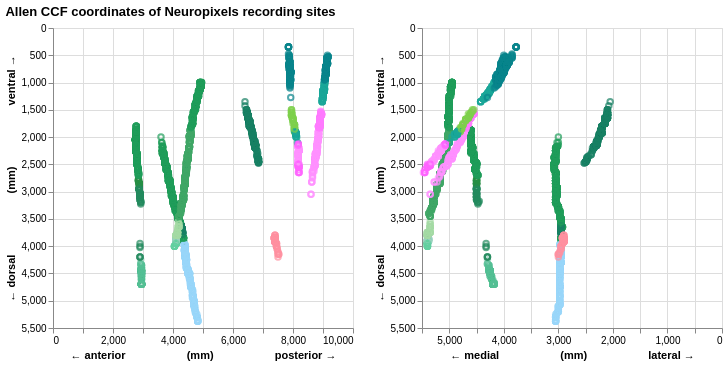

This figure's notebook cell:
### Code cell
import altair as alt

tooltip_cols = ["structure", "unit_id", "is_qc_pass", "electrode_group_name"]
ccf_colors = (
    pl.read_csv("https://raw.githubusercontent.com/cortex-lab/allenCCF/refs/heads/master/structure_tree_safe_2017.csv")
    .select("acronym", "color_hex_triplet")
    .unique("acronym")
)

color_map = (
    unit_ccf
    .select("structure")
    .unique()
    .join(ccf_colors, left_on="structure", right_on="acronym", how="left")
    .with_columns(
        ("#" + pl.col("color_hex_triplet").fill_null("999999")).alias("color_hex_triplet")
    )
    .sort("structure")
)
domain = color_map["structure"].to_list()
color_range = color_map["color_hex_triplet"].to_list()
color_scale = alt.Scale(domain=domain, range=color_range)
axis_gap = "\u00a0" * 20
x_axis_ap = alt.Axis(title=f"← anterior{axis_gap}(mm){axis_gap}posterior →")
x_axis_ml = alt.Axis(title=f"← medial{axis_gap}(mm){axis_gap}lateral →")
y_axis_dv = alt.Axis(title=f"← dorsal{axis_gap}(mm){axis_gap}ventral →")

(
    (
        alt.Chart(unit_ccf)
    .mark_point()
    .encode(
        x=alt.X("ccf_ap", axis=x_axis_ap),
        y=alt.Y("ccf_dv", axis=y_axis_dv).scale(reverse=True),
        tooltip=tooltip_cols,
        color=alt.Color("structure", scale=color_scale, legend=None),
    )
    ) | (
        alt.Chart(unit_ccf)
    .mark_point()
    .encode(
        x=alt.X("ccf_ml", axis=x_axis_ml).scale(reverse=True),
        y=alt.Y("ccf_dv", axis=y_axis_dv).scale(reverse=True),
        tooltip=tooltip_cols,
        color=alt.Color("structure", scale=color_scale, legend=None),
    )
    )
).properties(title="Allen CCF coordinates of Neuropixels recording sites")

### Figure 1 — Vega-Lite specification as saved in the notebook (floating-point values rounded to 4 significant figures; data arrays with more than 128 entries replaced by an {"elided": "..."} marker saying what was removed)
{"config": {"view": {"continuousWidth": 300, "continuousHeight": 300}}, "hconcat": [{"mark": {"type": "point"}, "encoding": {"color": {"field": "structure", "legend": null, "scale": {"domain": ["ACAd", "ACAv", "AON", "CP", "DP", "FRP", "HPF", "LGv", "MB", "MOp", "MOs", "MPT", "NOT", "NPC", "OLF", "ORBl", "PAG", "PPT", "RSPagl", "RSPd", "RSPv", "SCdg", "SCdw", "SCig", "SCiw", "SCop", "SCsg", "SCzo", "SSp", "TTd", "VISam", "VISp", "VISpm", "out of brain"], "range": ["#40A666", "#40A666", "#54BF94", "#98D6F9", "#A4DAA4", "#268F45", "#7ED04B", "#FF909F", "#FF64FF", "#1F9D5A", "#1F9D5A", "#FF90FF", "#FF90FF", "#FF90FF", "#9AD2BD", "#248A5E", "#FF90FF", "#FF90FF", "#1AA698", "#1AA698", "#1AA698", "#FF90FF", "#FF90FF", "#FF90FF", "#FF90FF", "#FF7AFF", "#FF7AFF", "#FF7AFF", "#188064", "#62D09F", "#08858C", "#08858C", "#08858C", "#999999"]}, "type": "nominal"}, "tooltip": [{"field": "structure", "type": "nominal"}, {"field": "unit_id", "type": "nominal"}, {"field": "is_qc_pass", "type": "nominal"}, {"field": "electrode_group_name", "type": "nominal"}], "x": {"axis": {"title": "← anterior                    (mm)                    posterior →"}, "field": "ccf_ap", "type": "quantitative"}, "y": {"axis": {"title": "← dorsal                    (mm)                    ventral →"}, "field": "ccf_dv", "scale": {"reverse": true}, "type": "quantitative"}}}, {"mark": {"type": "point"}, "encoding": {"color": {"field": "structure", "legend": null, "scale": {"domain": ["ACAd", "ACAv", "AON", "CP", "DP", "FRP", "HPF", "LGv", "MB", "MOp", "MOs", "MPT", "NOT", "NPC", "OLF", "ORBl", "PAG", "PPT", "RSPagl", "RSPd", "RSPv", "SCdg", "SCdw", "SCig", "SCiw", "SCop", "SCsg", "SCzo", "SSp", "TTd", "VISam", "VISp", "VISpm", "out of brain"], "range": ["#40A666", "#40A666", "#54BF94", "#98D6F9", "#A4DAA4", "#268F45", "#7ED04B", "#FF909F", "#FF64FF", "#1F9D5A", "#1F9D5A", "#FF90FF", "#FF90FF", "#FF90FF", "#9AD2BD", "#248A5E", "#FF90FF", "#FF90FF", "#1AA698", "#1AA698", "#1AA698", "#FF90FF", "#FF90FF", "#FF90FF", "#FF90FF", "#FF7AFF", "#FF7AFF", "#FF7AFF", "#188064", "#62D09F", "#08858C", "#08858C", "#08858C", "#999999"]}, "type": "nominal"}, "tooltip": [{"field": "structure", "type": "nominal"}, {"field": "unit_id", "type": "nominal"}, {"field": "is_qc_pass", "type": "nominal"}, {"field": "electrode_group_name", "type": "nominal"}], "x": {"axis": {"title": "← medial                    (mm)                    lateral →"}, "field": "ccf_ml", "scale": {"reverse": true}, "type": "quantitative"}, "y": {"axis": {"title": "← dorsal                    (mm)                    ventral →"}, "field": "ccf_dv", "scale": {"reverse": true}, "type": "quantitative"}}}], "data": {"name": "data-daadc5a0958751f5ab821cdf54729f2a"}, "title": "Allen CCF coordinates of Neuropixels recording sites", "$schema": "https://vega.github.io/schema/vega-lite/v6.4.1.json", "datasets": {"data-daadc5a0958751f5ab821cdf54729f2a": {"elided": "2878 records"}}}
